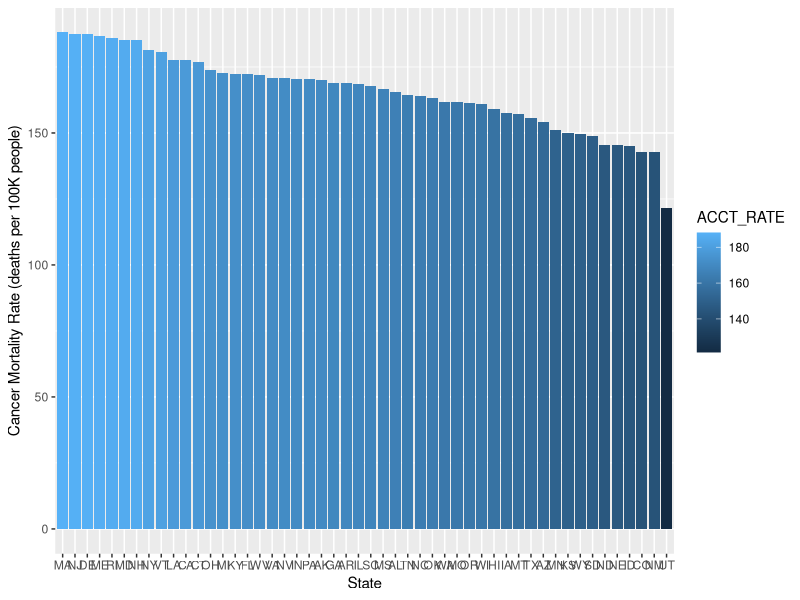
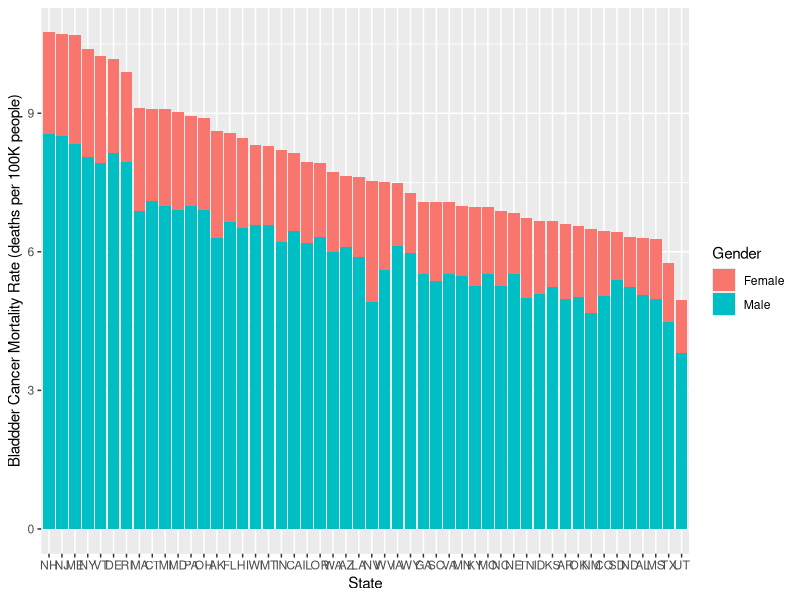
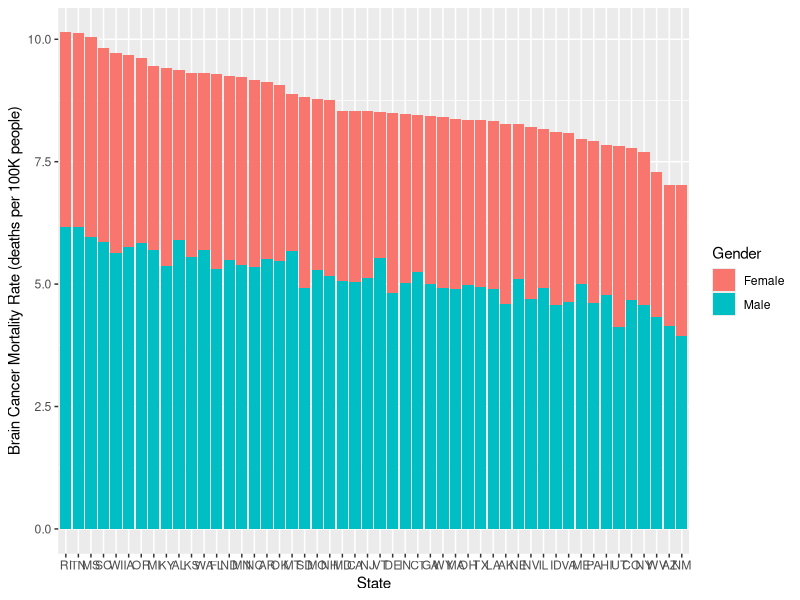
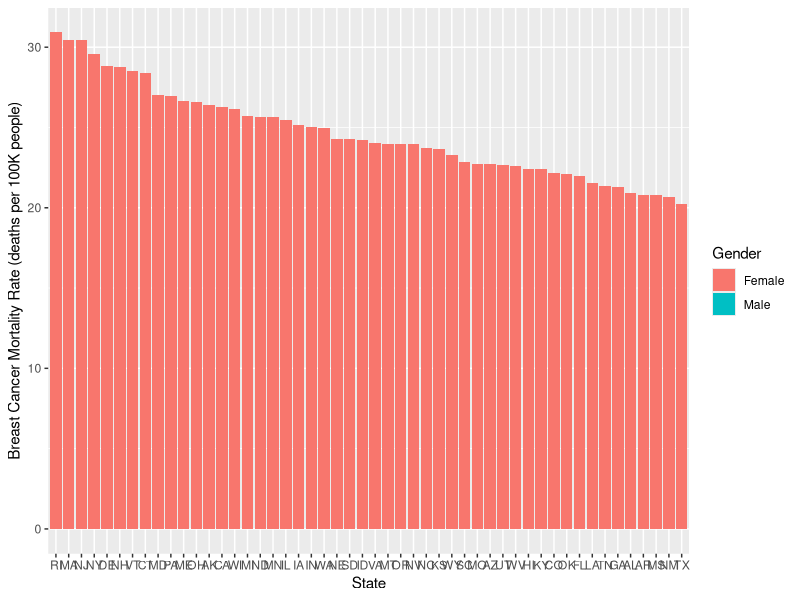
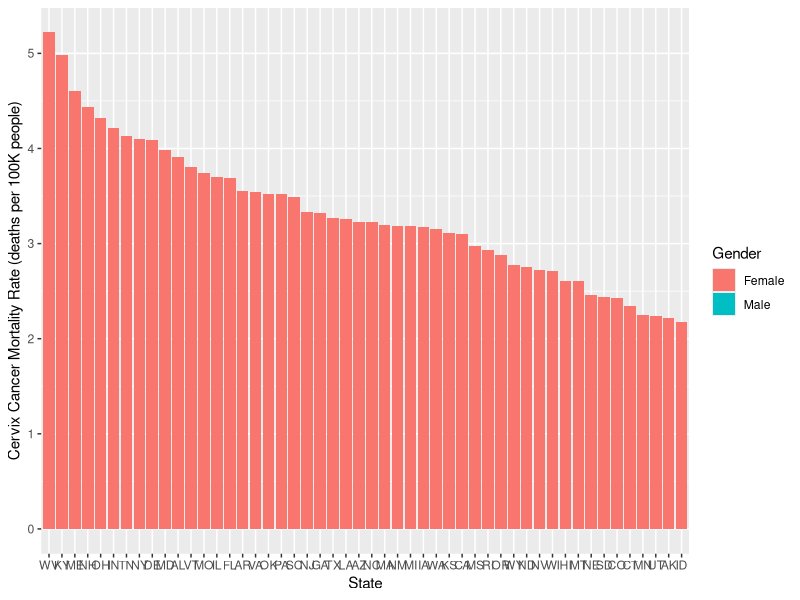
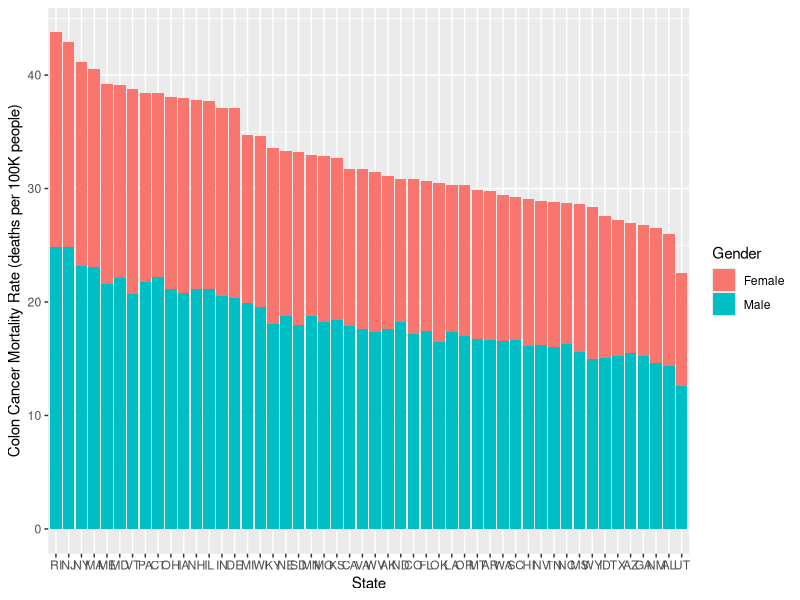
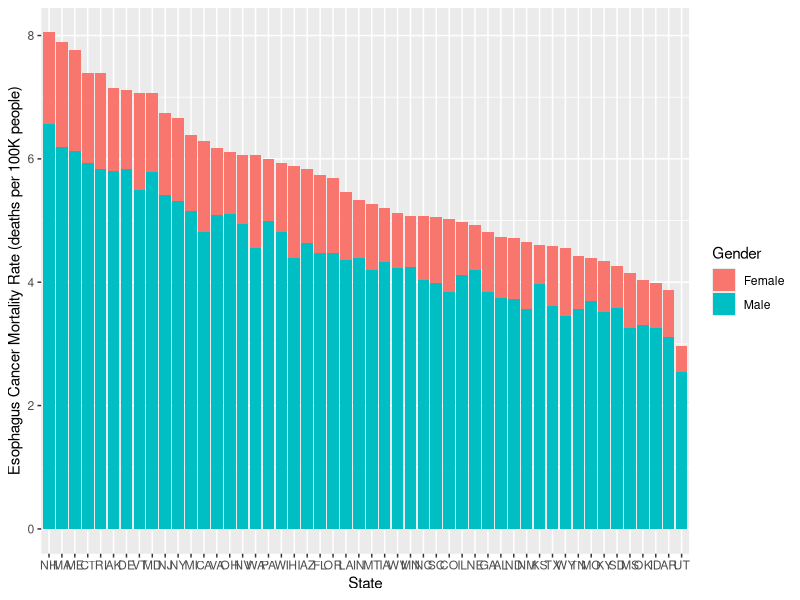
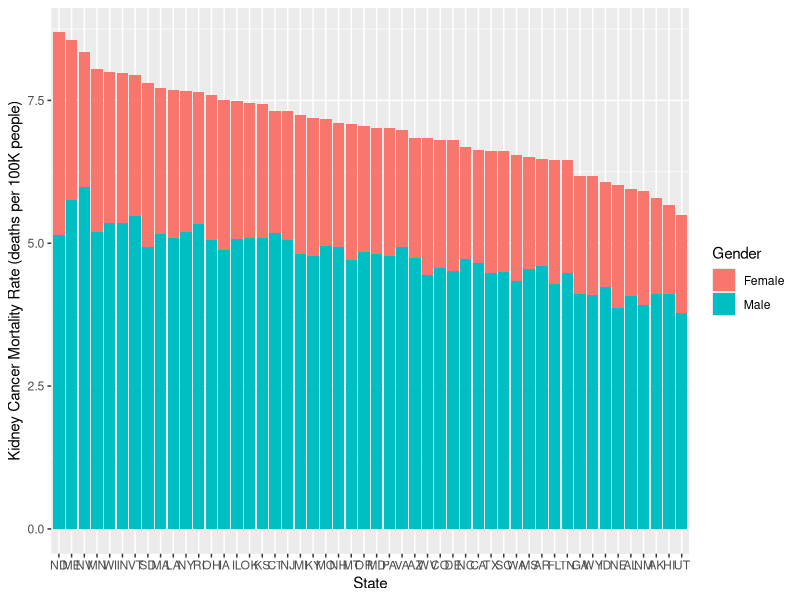

R code for these plots, in order:
# -----------------------------------------------------------------------------
# load minimal needed librarues for plotting
library(ggplot2)
library(dplyr)

# -----------------------------------------------------------------------------
# Mortality rate by State

# Read in the State Summary Totals data set - 167 fields in all
ccmdata <- read.csv('./ccm_statesummt.csv')
dim(ccmdata)
names(ccmdata)

# get the US cancer mortality rates for each state (try filter on NY city first)
ccmrate <- ccmdata %>% select(ABBREV,REGION,ends_with("_RATE"))

# start the bar plot
plot.new()
g <- ggplot(data=ccmrate,aes(x=reorder(ABBREV,-ACCT_RATE),y=ACCT_RATE,fill=ACCT_RATE)) + 
  xlab("State") + ylab("Cancer Mortality Rate (deaths per 100K people)") +
  geom_bar(stat="Identity")
g

# -----------------------------------------------------------------------------
# Do analysis based on State/ Gender/ Mortality Rate
# need to create a new data set based on above schema

x <- 1
ccmrate2 <- NULL
for (x in 1:50) {
  # fetch the row data from ccmdata
  df1 <- ccmdata[x,c(1,8,11,14,17,20,23,26,29,32,35,38,41,44,47,50,53,56,59,62,65,68,71,74,77,80,83,86,89,92,95,98,101,104)]
  # form the new data frame to convert the fields
  # female record
  newrow <- data.frame(
     State = df1$ABBREV,
     Gender = "Female",
     Bladder = df1$BLAF_RATE,
     Brain = df1$BRAF_RATE,
     Breast = df1$BREF_RATE,
     Cervix = df1$CERF_RATE,
     Colon = df1$COLF_RATE,
     Esophagus = df1$ESOF_RATE,
     Kidney = df1$KIDF_RATE,
     Leukemia = df1$LEUF_RATE,
     Liver = df1$LGBF_RATE,
     Lung = df1$LUNF_RATE,
     NHL = df1$NHLF_RATE,
     Oral = df1$ORAF_RATE,
     Other = df1$OTHF_RATE,
     Ovary = df1$OVAF_RATE,
     Pancreas = df1$PANF_RATE,
     Prostrate = 0.00,
     Rectum = df1$RECF_RATE,
     Stomach = df1$STOF_RATE,
     Uterus = df1$UTEF_RATE
  )
  # add the new row for females
  ccmrate2 <- bind_rows(ccmrate2,newrow)

  # male record
  newrow <- data.frame(
    State = df1$ABBREV,
    Gender = "Male",
    Bladder = df1$BLAM_RATE,
    Brain = df1$BRAM_RATE,
    Breast = 0.00,
    Cervix = 0.00,
    Colon = df1$COLM_RATE,
    Esophagus = df1$ESOM_RATE,
    Kidney = df1$KIDM_RATE,
    Leukemia = df1$LEUM_RATE,
    Liver = df1$LGBM_RATE,
    Lung = df1$LUNM_RATE,
    NHL = df1$NHLM_RATE,
    Oral = df1$ORAM_RATE,
    Other = df1$OTHM_RATE,
    Ovary = 0.00,
    Pancreas = df1$PANM_RATE,
    Prostrate = df1$PROM_RATE,
    Rectum = df1$RECM_RATE,
    Stomach = df1$STOM_RATE,
    Uterus = 0.00
  )
  # add the new row for females
  ccmrate2 <- bind_rows(ccmrate2,newrow)
  
}

# start plotting the bar charts for each cancer type
ggplot(data=ccmrate2,aes(x=reorder(State,-Bladder),y=Bladder,fill=Gender)) + 
  xlab("State") + ylab("Bladdder Cancer Mortality Rate (deaths per 100K people)") +
  geom_bar(stat="Identity")

ggplot(data=ccmrate2,aes(x=reorder(State,-Brain),y=Brain,fill=Gender)) + 
  xlab("State") + ylab("Brain Cancer Mortality Rate (deaths per 100K people)") +
  geom_bar(stat="Identity")

ggplot(data=ccmrate2,aes(x=reorder(State,-Breast),y=Breast,fill=Gender)) + 
  xlab("State") + ylab("Breast Cancer Mortality Rate (deaths per 100K people)") +
  geom_bar(stat="Identity")

ggplot(data=ccmrate2,aes(x=reorder(State,-Cervix),y=Cervix,fill=Gender)) + 
  xlab("State") + ylab("Cervix Cancer Mortality Rate (deaths per 100K people)") +
  geom_bar(stat="Identity")

ggplot(data=ccmrate2,aes(x=reorder(State,-Colon),y=Colon,fill=Gender)) + 
  xlab("State") + ylab("Colon Cancer Mortality Rate (deaths per 100K people)") +
  geom_bar(stat="Identity")

ggplot(data=ccmrate2,aes(x=reorder(State,-Esophagus),y=Esophagus,fill=Gender)) + 
  xlab("State") + ylab("Esophagus Cancer Mortality Rate (deaths per 100K people)") +
  geom_bar(stat="Identity")

ggplot(data=ccmrate2,aes(x=reorder(State,-Kidney),y=Kidney,fill=Gender)) + 
  xlab("State") + ylab("Kidney Cancer Mortality Rate (deaths per 100K people)") +
  geom_bar(stat="Identity")

ggplot(data=ccmrate2,aes(x=reorder(State,-Leukemia),y=Leukemia,fill=Gender)) + 
  xlab("State") + ylab("Leukemia Cancer Mortality Rate (deaths per 100K people)") +
  geom_bar(stat="Identity")

ggplot(data=ccmrate2,aes(x=reorder(State,-Liver),y=Liver,fill=Gender)) + 
  xlab("State") + ylab("LiverCancer Mortality Rate (deaths per 100K people)") +
  geom_bar(stat="Identity")

ggplot(data=ccmrate2,aes(x=reorder(State,-Lung),y=Lung,fill=Gender)) + 
  xlab("State") + ylab("Lung Cancer Mortality Rate (deaths per 100K people)") +
  geom_bar(stat="Identity")

ggplot(data=ccmrate2,aes(x=reorder(State,-NHL),y=NHL,fill=Gender)) + 
  xlab("State") + ylab("NHL Cancer Mortality Rate (deaths per 100K people)") +
  geom_bar(stat="Identity")

ggplot(data=ccmrate2,aes(x=reorder(State,-Oral),y=Oral,fill=Gender)) + 
  xlab("State") + ylab("Oral Cancer Mortality Rate (deaths per 100K people)") +
  geom_bar(stat="Identity")

ggplot(data=ccmrate2,aes(x=reorder(State,-Other),y=Other,fill=Gender)) + 
  xlab("State") + ylab("Other Cancer Mortality Rate (deaths per 100K people)") +
  geom_bar(stat="Identity")

ggplot(data=ccmrate2,aes(x=reorder(State,-Ovary),y=Ovary,fill=Gender)) + 
  xlab("State") + ylab("Ovary Cancer Mortality Rate (deaths per 100K people)") +
  geom_bar(stat="Identity")

ggplot(data=ccmrate2,aes(x=reorder(State,-Pancreas),y=Pancreas,fill=Gender)) + 
  xlab("State") + ylab("Pancreas Cancer Mortality Rate (deaths per 100K people)") +
  geom_bar(stat="Identity")

ggplot(data=ccmrate2,aes(x=reorder(State,-Prostrate),y=Prostrate,fill=Gender)) + 
  xlab("State") + ylab("Prostrate Cancer Mortality Rate (deaths per 100K people)") +
  geom_bar(stat="Identity")

ggplot(data=ccmrate2,aes(x=reorder(State,-Rectum),y=Rectum,fill=Gender)) + 
  xlab("State") + ylab("Rectum Cancer Mortality Rate (deaths per 100K people)") +  
  geom_bar(stat="Identity")

ggplot(data=ccmrate2,aes(x=reorder(State,-Stomach),y=Stomach,fill=Gender)) + 
  xlab("State") + ylab("Stomach Cancer Mortality Rate (deaths per 100K people)") +
  geom_bar(stat="Identity")

ggplot(data=ccmrate2,aes(x=reorder(State,-Uterus),y=Uterus,fill=Gender)) + 
  xlab("State") + ylab("Uterus Cancer Mortality Rate (deaths per 100K people)") +
  geom_bar(stat="Identity")
